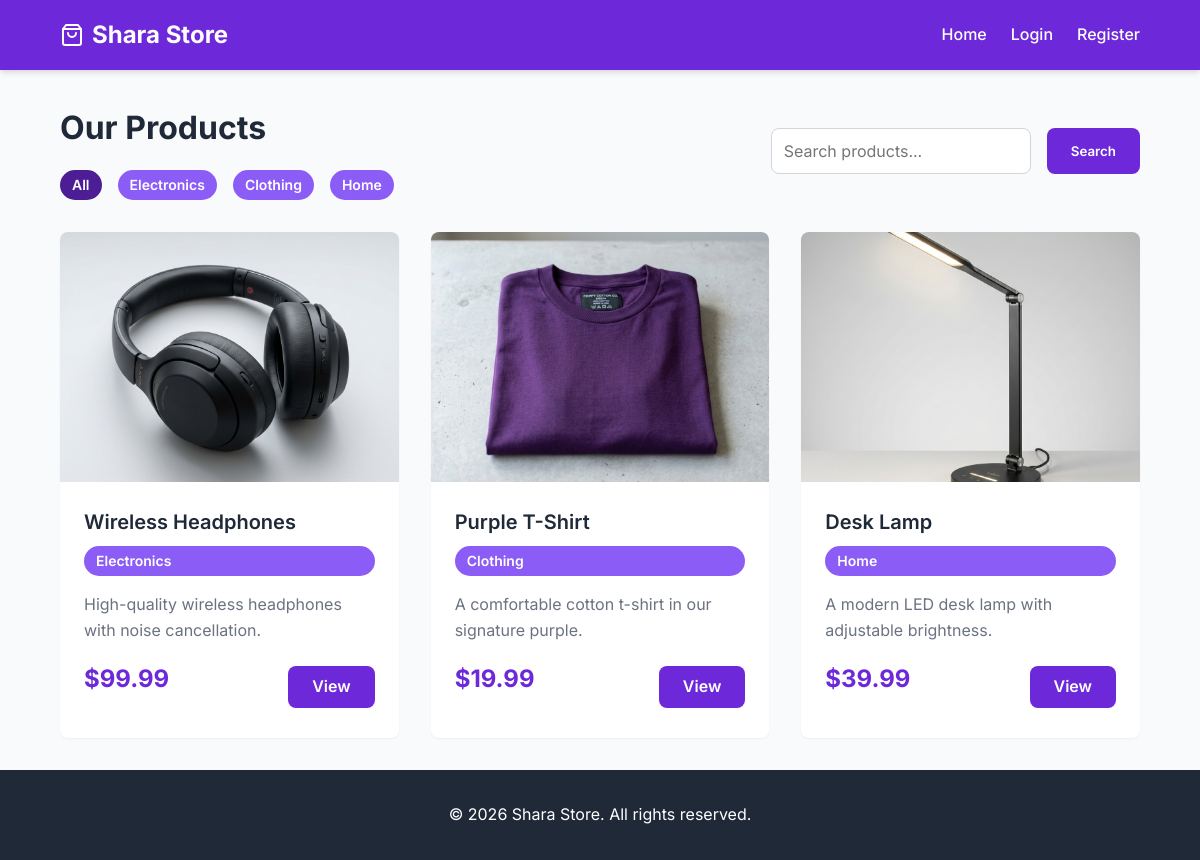
The page / on the database its author committed.
### store/models.py (models this page shows, shortened)
class Category(models.Model):
    name = models.CharField(max_length=200)
    slug = models.SlugField(unique=True)

class Product(models.Model):
    category = models.ForeignKey(Category, related_name='products', on_delete=models.CASCADE)
    name = models.CharField(max_length=200)
    price = models.DecimalField(max_digits=10, decimal_places=2)
    description = models.TextField()
    image = models.ImageField(upload_to='products/')
    stock_quantity = models.PositiveIntegerField(default=0)
    created_date = models.DateTimeField(auto_now_add=True)

### store/views.py (the view)
# urls.py: path('', views.home, name='home'),
def home(request):
    categories = Category.objects.all()
    products = Product.objects.all()
    search_query = request.GET.get('search')
    if search_query:
        products = products.filter(
            Q(name__icontains=search_query) | Q(description__icontains=search_query)
        )
    category_slug = request.GET.get('category')
    if category_slug:
        products = products.filter(category__slug=category_slug)
    context = {
        'products': products,
        'categories': categories,
        'search_query': search_query,
        'current_category': category_slug
    }
    return render(request, 'home.html', context)

### templates/home.html
{% extends 'base.html' %}
{% load static %}
{% block content %}
<div class="mb-4 d-flex justify-content-between align-items-center flex-wrap gap-2">
    <div>
        <h1 class="mb-1">Our Products</h1>
        <div class="d-flex gap-2 flex-wrap mt-2">
            <a href="{% url 'home' %}" class="badge" style="text-decoration: none; {% if not current_category %}background-color: var(--primary-dark);{% endif %}">All</a>
            {% for cat in categories %}
                <a href="{% url 'home' %}?category={{ cat.slug }}" class="badge" style="text-decoration: none; {% if current_category == cat.slug %}background-color: var(--primary-dark);{% endif %}">{{ cat.name }}</a>
            {% endfor %}
        </div>
    </div>
    <form method="get" action="{% url 'home' %}" class="d-flex gap-2">
        <input type="text" name="search" class="form-control" placeholder="Search products..." value="{{ search_query|default:'' }}">
        <button type="submit" class="btn btn-primary">Search</button>
    </form>
</div>
{% if products %}
<div class="product-grid">
    {% for product in products %}
    <div class="card">
        {% if product.image %}
            <img src="{{ product.image.url }}" alt="{{ product.name }}" class="card-img">
        {% else %}
            <div class="card-img" style="background-color: #e5e7eb; display: flex; align-items: center; justify-content: center; color: #9ca3af;">No Image</div>
        {% endif %}
        <div class="card-body">
            <a href="{% url 'product_detail' product.id %}" class="card-title">{{ product.name }}</a>
            <p class="badge mb-2">{{ product.category.name }}</p>
            <p class="card-text">{{ product.description|truncatewords:15 }}</p>
            <div class="d-flex justify-content-between align-items-center mt-auto">
                <span class="card-price">${{ product.price }}</span>
                <a href="{% url 'product_detail' product.id %}" class="btn btn-primary">View</a>
            </div>
        </div>
    </div>
    {% endfor %}
</div>
{% else %}
<div class="alert alert-info text-center mt-4">
    No products found matching your criteria.
</div>
{% endif %}
{% endblock %}

### templates/base.html (shortened to what this page needs)
<!DOCTYPE html>
<html lang="en">
<head>
    {% load static %}
    <link rel="stylesheet" href="{% static 'css/index.css' %}">
</head>
<body>
    <nav class="navbar">
        <a href="{% url 'home' %}" class="navbar-brand">
            Shara Store
        </a>
        <div class="navbar-nav">
            <a href="{% url 'home' %}" class="nav-link">Home</a>
            {% if user.is_authenticated %}
                <a href="{% url 'cart' %}" class="nav-link">Cart</a>
                <span class="nav-link">Hi, {{ user.username }}</span>
                <a href="{% url 'logout' %}" class="nav-link">Logout</a>
            {% else %}
                <a href="{% url 'login' %}" class="nav-link">Login</a>
                <a href="{% url 'register' %}" class="nav-link">Register</a>
            {% endif %}
        </div>
    </nav>
    <main>
        {% block content %}
        {% endblock %}
    </main>
    <footer class="footer">
        <p>&copy; {% now "Y" %} Shara Store. All rights reserved.</p>
    </footer>
</body>
</html>

### static/css/index.css (style rules this page uses)
:root { --primary-color: #6d28d9; --primary-light: #8b5cf6; --primary-dark: #4c1d95; --secondary-color: #f3f4f6; --text-main: #1f2937; --text-muted: #6b7280; --bg-main: #f9fafb; --white: #ffffff; --danger: #ef4444; --success: #10b981; --border-radius: 8px; --shadow-sm: 0 1px 2px 0 rgba(0, 0, 0, 0.05); --shadow-md: 0 4px 6px -1px rgba(0, 0, 0, 0.1), 0 2px 4px -1px rgba(0, 0, 0, 0.06); --shadow-lg: 0 10px 15px -3px rgba(0, 0, 0, 0.1), 0 4px 6px -2px rgba(0, 0, 0, 0.05); --transition: all 0.3s ease; }
* { margin: 0; padding: 0; box-sizing: border-box; font-family: 'Inter', 'Segoe UI', Roboto, Helvetica, Arial, sans-serif; }
body { background-color: var(--bg-main); color: var(--text-main); line-height: 1.6; display: flex; flex-direction: column; min-height: 100vh; }
.navbar { background-color: var(--primary-color); color: var(--white); padding: 1rem 5%; display: flex; justify-content: space-between; align-items: center; box-shadow: var(--shadow-md); position: sticky; top: 0; z-index: 100; }
.navbar-brand { font-size: 1.5rem; font-weight: 700; text-decoration: none; color: var(--white); display: flex; align-items: center; gap: 0.5rem; }
.navbar-nav { display: flex; gap: 1.5rem; align-items: center; }
.nav-link { text-decoration: none; color: var(--white); font-weight: 500; transition: var(--transition); }
main { flex: 1; padding: 2rem 5%; max-width: 1200px; margin: 0 auto; width: 100%; }
.btn { display: inline-block; padding: 0.5rem 1.5rem; border-radius: var(--border-radius); text-decoration: none; font-weight: 600; text-align: center; cursor: pointer; border: none; transition: var(--transition); }
.btn-primary { background-color: var(--primary-color); color: var(--white); }
.form-control { width: 100%; padding: 0.75rem; border: 1px solid #d1d5db; border-radius: var(--border-radius); font-size: 1rem; transition: var(--transition); }
.card { background-color: var(--white); border-radius: var(--border-radius); box-shadow: var(--shadow-sm); overflow: hidden; transition: var(--transition); display: flex; flex-direction: column; }
.card-img { width: 100%; height: 250px; object-fit: cover; }
.card-body { padding: 1.5rem; display: flex; flex-direction: column; flex-grow: 1; }
.card-title { font-size: 1.25rem; font-weight: 600; margin-bottom: 0.5rem; color: var(--text-main); text-decoration: none; }
.card-price { font-size: 1.5rem; font-weight: 700; color: var(--primary-color); margin-bottom: 1rem; }
.card-text { color: var(--text-muted); margin-bottom: 1rem; flex-grow: 1; }
.product-grid { display: grid; grid-template-columns: repeat(auto-fill, minmax(280px, 1fr)); gap: 2rem; margin-top: 2rem; }
.badge { display: inline-block; padding: 0.25rem 0.75rem; border-radius: 9999px; font-size: 0.875rem; font-weight: 600; background-color: var(--primary-light); color: var(--white); }
.footer { background-color: var(--text-main); color: var(--white); text-align: center; padding: 2rem 5%; margin-top: auto; }
.mt-2 { margin-top: 1rem; }
.mb-1 { margin-bottom: 0.5rem; }
.mb-2 { margin-bottom: 1rem; }
.mb-4 { margin-bottom: 2rem; }
.d-flex { display: flex; }
.justify-content-between { justify-content: space-between; }
.align-items-center { align-items: center; }
.gap-2 { gap: 1rem; }

### rows shown on the page
Category: name "Electronics"
Category: name "Clothing"
Category: name "Home"
Product: image (picture), name "Wireless Headphones", category.name "Electronics", description "High-quality wireless headphones with noise cancellation.", price "99.99"
Product: image (picture), name "Purple T-Shirt", category.name "Clothing", description "A comfortable cotton t-shirt in our signature purple.", price "19.99"
Product: image (picture), name "Desk Lamp", category.name "Home", description "A modern LED desk lamp with adjustable brightness.", price "39.99"
